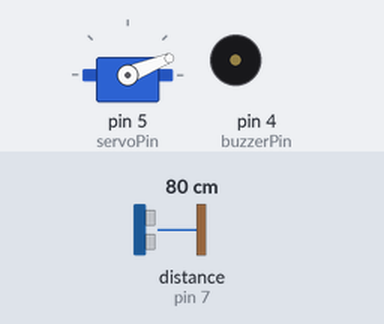
Bench run of a sketch on a simulated Arduino Uno, built with avr-gcc and run on an emulated ATmega328P. Parts: servo, buzzer (waves = sounding, pin HIGH). Wiring (inferred from the names in the program): ultrasonic range finder: trigger pin 6; echo pin 7. The test bench sets the inputs (shaded band); at power-on: distance to the obstacle (sensor on pin 7) 80 cm. The echo pulse lasts 58.3 µs per cm; pins used as bus, display or sensor lines are not drawn; what the sketch prints to the serial monitor is not drawn.

Above: at 1.2 s.
1.3 s: distance to the obstacle (sensor on pin 7) set to 29 cm
4.3 s: distance to the obstacle (sensor on pin 7) set to 24 cm
At 4.5 s:
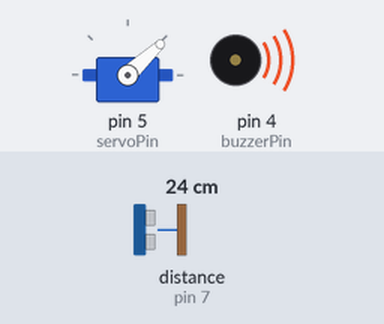
7.3 s: distance to the obstacle (sensor on pin 7) set to 250 cm
At 7.55 s:
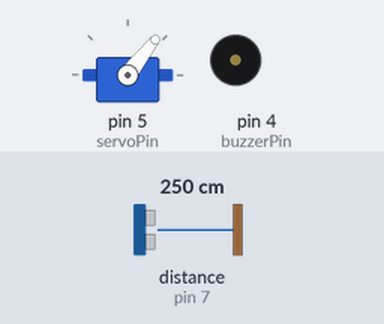
10.3 s: distance to the obstacle (sensor on pin 7) set to 2 cm
At 10.48 s:
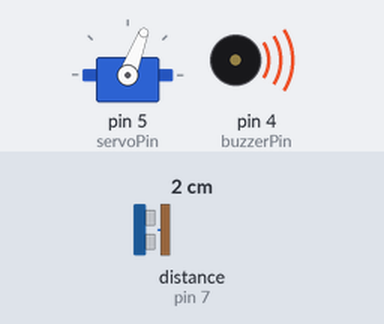
16.3 s: distance to the obstacle (sensor on pin 7) set to 299 cm
At 16.34 s:
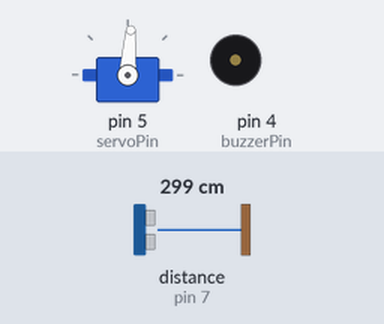
19.3 s: distance to the obstacle (sensor on pin 7) set to 4 cm
At 19.49 s:
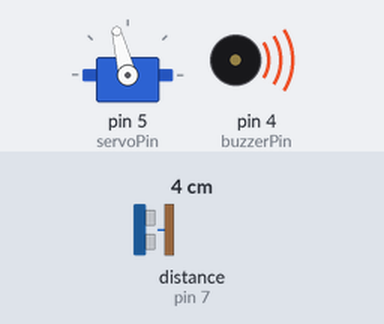
Timing chart, 0 to 26.5 s (numbered marks = the images above; inputs shaded):
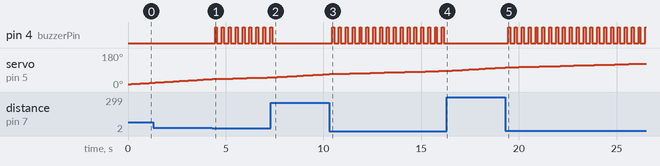

The sketch:

ultrasonikRadar.ino
```cpp
#include <Servo.h>

const byte buzzerPin=4;
const byte trigPin=6;
const byte echoPin=7;
const byte servoPin=5;
long sure;
int mesafe;

Servo servo_motor;

void setup()
{
  pinMode(buzzerPin, OUTPUT);
  pinMode(trigPin, OUTPUT);//sensorden sinyal üretir
  pinMode(echoPin, INPUT); //geri donen sinyali karsilar
  Serial.begin(9600);
  servo_motor.attach(servoPin);
}

void loop()
{
  /*motor 15-165 derece arasinda 1 derecelik
  acilarla donmesi icin for dongüsü*/
  for(int konum=15;konum<=165;konum++){
    servo_motor.write(konum);
    delay(150);
    mesafe=mesafeHesapla();
    verileriGoster(konum,mesafe);
    /*25 cm veya daha az yakinlikta cisim varsa
    buzzer uyari verir*/
    if(mesafe<=25){
      digitalWrite(buzzerPin,HIGH);
      delay(100);
      digitalWrite(buzzerPin,LOW);
      delay(100);

    }
  }
  //Ters yon icin ikinci for dongusu
  for(int konum=164;konum>15;konum--){
    servo_motor.write(konum);
    delay(150);
    mesafe=mesafeHesapla();
    verileriGoster(konum,mesafe);

    if(mesafe<=25){
      digitalWrite(buzzerPin,HIGH);
      delay(100);
      digitalWrite(buzzerPin,LOW);
      delay(100);

    }
  }
}

int mesafeHesapla(){

  digitalWrite(trigPin,LOW);
  delayMicroseconds(2);
  digitalWrite(trigPin,HIGH);
  delayMicroseconds(10);
  digitalWrite(trigPin,LOW);
  sure=pulseIn(echoPin,HIGH);
  mesafe=sure/2*0.034;

  return mesafe;
}

void verileriGoster(int konum,int mesafe){
  Serial.print("Konu (Derece):");
  Serial.print(konum);
  Serial.print(" --- ");
  Serial.print("Mesafe:");
  Serial.print(mesafe);
}
```

Measured:
- the behaviour switches between 27 and 26 cm on distance to the obstacle (sensor on pin 7) (found by bisection; images 0 and 1)
- after the input at 4.3 s, pin 4 (buzzerPin): alternates HIGH for 0.10 s and LOW for 0.25 s, starting after 0.15 s
- after the input at 7.3 s, pin 4 (buzzerPin): goes on until 7.4 s, then stays LOW
- after the input at 10.3 s, pin 4 (buzzerPin): alternates HIGH for 0.10 s and LOW for 0.25 s, starting after 0.14 s
- after the input at 16.3 s, pin 4 (buzzerPin): stops changing and stays LOW
- after the input at 19.3 s, pin 4 (buzzerPin): alternates HIGH for 0.10 s and LOW for 0.25 s, starting after 0.14 s
